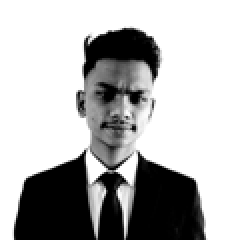
#> input picture source-prepped.png, 113 x 120 px, found by its file name (shown 2 times larger)
$ python make_ascii_svg.py
#> lines starting #> are read from the running program, lines starting #| are printed output that depends on the picture
from PIL import Image
from pathlib import Path


IMAGE = "source-prepped.png"
OUTPUT = "avi-ascii.svg"

RAMP = "@%#*+=-:. "


def generate_ascii():

    img = Image.open(IMAGE)
#> img is the input picture: PIL image 113x120 L; min 0, max 255, mean 174.7

    img = img.convert("L")

    img = img.resize((80, 40))
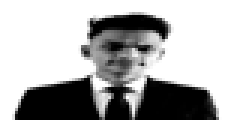
#> img: PIL image 80x40 L (shown 3 times larger); min 0, max 255, mean 174.7


    rows = []


    for y in range(img.height):

        line = ""

        for x in range(img.width):

            pixel = img.getpixel((x, y))

            index = int(
                pixel / 255 * (len(RAMP) - 1)
            )

            line += RAMP[index]


        rows.append(line)
#> after the loop, rows = 40 items


    create_svg(rows)


def create_svg(rows):

    text = ""

    y = 25


    for row in rows:

        text += f"""
<text
x="20"
y="{y}"
fill="#39d353"
font-size="8"
font-family="monospace">
{row}
</text>
"""

        y += 10
#> this loop made 40 passes
#> y on passes 1 to 12: 35, 45, 55, 65, 75, 85, 95, 105, 115, 125, 135, 145
#> after the loop, y = 425


    svg = f"""
<svg
xmlns="http://www.w3.org/2000/svg"
width="700"
height="500">


<rect
width="100%"
height="100%"
fill="#0d1117"/>


{text}


</svg>
"""


    Path(OUTPUT).write_text(svg)


    print("✅ avi-ascii.svg created")


if __name__ == "__main__":

    generate_ascii()
